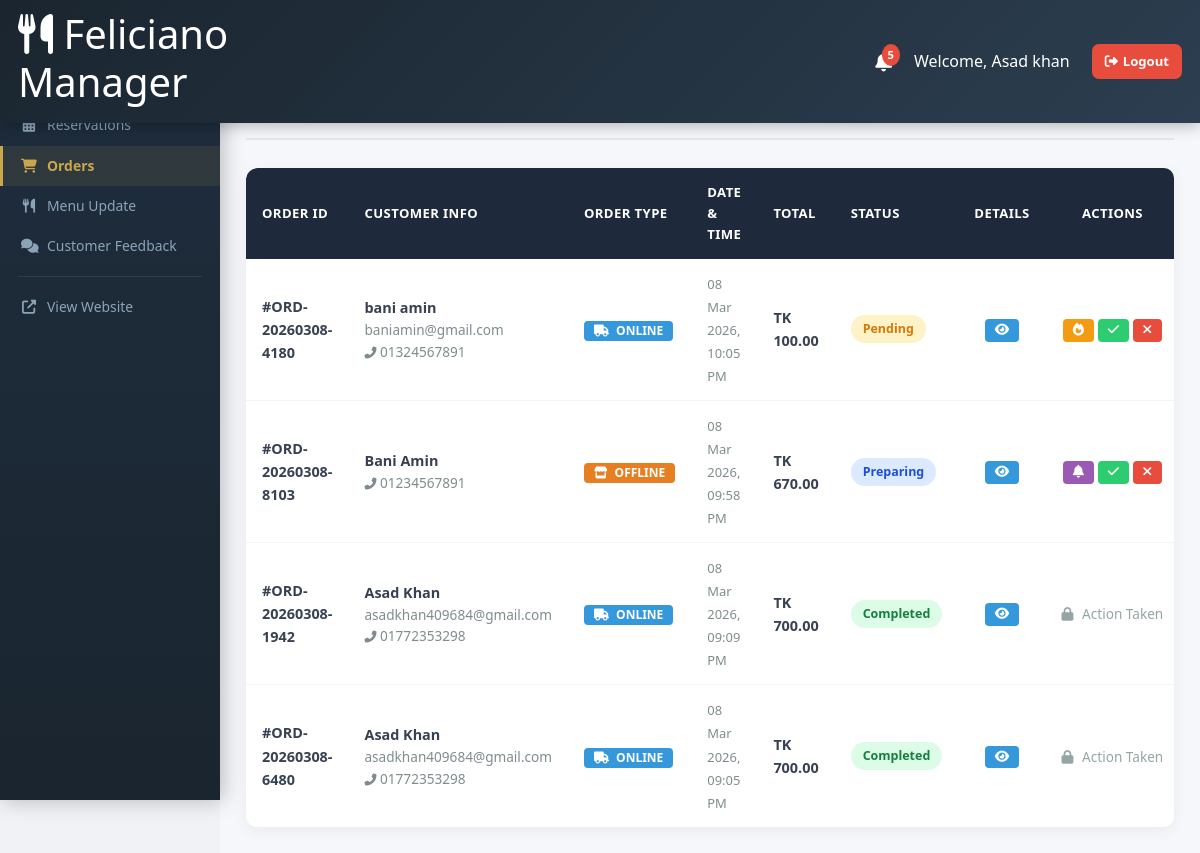
The page /manager/orders.php (signed in) on the database its author committed.
### tables this page shows
CREATE TABLE IF NOT EXISTS `orders` (
  `id` int(11) NOT NULL,
  `order_id` varchar(50) NOT NULL,
  `customer_id` int(11) DEFAULT NULL,
  `customer_name` varchar(100) DEFAULT NULL,
  `customer_email` varchar(100) DEFAULT NULL,
  `customer_phone` varchar(20) DEFAULT NULL,
  `order_type` enum('online','offline','walk-in') NOT NULL,
  `table_number` varchar(20) DEFAULT NULL,
  `delivery_address` text DEFAULT NULL,
  `delivery_time` datetime DEFAULT NULL,
  `special_instructions` text DEFAULT NULL,
  `branch_id` int(11) DEFAULT NULL,
  `subtotal` decimal(10,2) NOT NULL,
  `tax` decimal(10,2) DEFAULT 0.00,
  `total_amount` decimal(10,2) NOT NULL,
  `status` enum('pending','preparing','ready','completed','cancelled') DEFAULT 'pending',
  `payment_status` enum('pending','paid','failed') DEFAULT 'pending',
  `created_at` timestamp NOT NULL DEFAULT current_timestamp(),
  `updated_at` timestamp NOT NULL DEFAULT current_timestamp() ON UPDATE current_timestamp()
);

### manager/orders.php (the view, shortened to what this page needs)
<?php
require_once '../config/database.php';
$branch_id = $_SESSION['user_branch_id'] ?? null;
$role = $_SESSION['user_role'] ?? '';
if ($role === 'manager' && !empty($branch_id)) {
    $stmt = $conn->prepare("SELECT * FROM orders WHERE branch_id = ? ORDER BY created_at DESC LIMIT 50");
    $stmt->bind_param("i", $branch_id);
    $stmt->execute();
    $result = $stmt->get_result();
} else {
    $sql = "SELECT * FROM orders ORDER BY created_at DESC LIMIT 50";
    $result = $conn->query($sql);
}
include 'header.php';
?>
<section class="admin-section active">
    <div class="section-header">
        <h2>Order Management</h2>
    </div>
    <div class="orders-table-container team-table-container" style="background: white; border-radius: 10px; overflow-x: auto; box-shadow: 0 4px 15px rgba(0,0,0,0.05);">
        <table class="admin-table" style="width: 100%; border-collapse: collapse;">
            <thead>
                <tr>
                    <th>Order ID</th>
                    <th>Customer Info</th>
                    <th>Order Type</th>
                    <th>Date & Time</th>
                    <th>Total</th>
                    <th>Status</th>
                    <th style="width: 80px; text-align: center;">Details</th>
                    <th style="width: 200px; text-align: center;">Actions</th>
                </tr>
            </thead>
            <tbody>
                <?php if ($result && $result->num_rows > 0): ?>
                    <?php while ($order = $result->fetch_assoc()):
                        $db_id = $order['id'];
                        $items_stmt = $conn->prepare("SELECT menu_item_name, quantity, unit_price FROM order_items WHERE order_id = ?");
                        $items_stmt->bind_param("i", $db_id);
                        $items_stmt->execute();
                        $items_res = $items_stmt->get_result();
                        $items = [];
                        if ($items_res && $items_res->num_rows > 0) {
                            while ($item = $items_res->fetch_assoc()) {
                                $items[] = $item;
                            }
                        }
                        $order['items'] = $items;
                        $status = $order['status'];
                        $type = $order['order_type'] ?? 'online';
                    ?>
                        <tr>
                            <td><strong>#<?= htmlspecialchars($order['order_id']) ?></strong></td>
                            <td>
                                <div><strong><?= htmlspecialchars($order['customer_name'] ?: 'Guest') ?></strong></div>
                                <div style="font-size: 0.85rem; color: #7f8c8d;"><?= htmlspecialchars($order['customer_email']) ?></div>
                                <div style="font-size: 0.85rem; color: #7f8c8d;"><i class="fas fa-phone-alt" style="font-size: 0.75rem;"></i> <?= htmlspecialchars($order['customer_phone'] ?: 'No Phone') ?></div>
                            </td>
                            <td>
                                <span class="badge" style="background: <?= ($type === 'online') ? '#3498db' : '#e67e22' ?>; color: white; padding: 4px 10px; border-radius: 4px; font-size: 0.75rem; text-transform: uppercase;">
                                    <i class="fas <?= ($type === 'online') ? 'fa-truck' : 'fa-store' ?> me-1"></i> <?= $type ?>
                                </span>
                            </td>
                            <td>
                                <span style="font-size: 0.9em; color: #7f8c8d;"><?= date('d M Y, h:i A', strtotime($order['created_at'])) ?></span>
                            </td>
                            <td><strong>TK <?= number_format($order['total_amount'], 2) ?></strong></td>
                            <td>
                                <span class="status-badge status-<?= htmlspecialchars($status) ?>"><?= htmlspecialchars($status) ?></span>
                            </td>
                            <td style="width: 80px; text-align: center;">
                                <button type="button" class="action-btn" style="background:#3498db; color:white; border:none; padding: 5px 10px; border-radius: 4px; cursor:pointer;" title="View Details" onclick='viewOrderDetails(<?= htmlspecialchars(json_encode($order), ENT_QUOTES, "UTF-8") ?>)'>
                                    <i class="fas fa-eye"></i>
                                </button>
                            </td>
                            <td style="width: 200px; white-space: nowrap; text-align: center;">
                                <?php if ($status !== 'cancelled' && $status !== 'completed'): ?>
                                <form method="POST" class="d-inline" style="display: flex; gap: 8px; margin: 0; align-items: center; justify-content: center;">
                                    <?php if ($status === 'pending'): ?>
                                        <button type="submit" name="status" value="preparing" class="action-btn" style="background:#f39c12; color:white; border:none; padding: 5px 10px; border-radius: 4px; cursor:pointer;" title="Prepare" onclick="return confirm('Start preparing this order?');"><i class="fas fa-fire"></i></button>
                                    <?php endif; ?>
                                    <?php if ($status === 'preparing'): ?>
                                        <button type="submit" name="status" value="ready" class="action-btn" style="background:#9b59b6; color:white; border:none; padding: 5px 10px; border-radius: 4px; cursor:pointer;" title="Ready" onclick="return confirm('Mark order as ready?');"><i class="fas fa-bell"></i></button>
                                    <?php endif; ?>
                                    <?php if ($status === 'ready' || $status === 'preparing' || $status === 'pending'): ?>
                                        <button type="submit" name="status" value="completed" class="action-btn" style="background:#2ecc71; color:white; border:none; padding: 5px 10px; border-radius: 4px; cursor:pointer;" title="Complete" onclick="return confirm('Complete this order?');"><i class="fas fa-check"></i></button>
                                    <?php endif; ?>
                                    <button type="submit" name="status" value="cancelled" class="action-btn delete-btn" style="background:#e74c3c; color:white; border:none; padding: 5px 10px; border-radius: 4px; cursor:pointer;" title="Cancel" onclick="return confirm('Cancel this order?');"><i class="fas fa-times"></i></button>
                                </form>
                                <?php else: ?>
                                    <span style="color: #95a5a6; font-size: 0.85rem;"><i class="fas fa-lock" style="margin-right: 5px;"></i> Action Taken</span>
                                <?php endif; ?>
                            </td>
                        </tr>
                    <?php endwhile; ?>
                <?php else: ?>
                    <tr><td colspan="7" style="text-align: center; padding: 40px; color: #7f8c8d;">No Orders Found.</td></tr>
                <?php endif; ?>
            </tbody>
        </table>
    </div>
</section>
<?php include 'footer.php'; ?>

### admin/admin-styles.css (style rules this page uses)
* { margin: 0; padding: 0; box-sizing: border-box; font-family: 'Segoe UI', Tahoma, Geneva, Verdana, sans-serif }
body { background: #f0f2f5; color: #333; line-height: 1.6 }
.admin-section { display: none }
.admin-section.active { display: block }
.section-header { display: flex; justify-content: space-between; align-items: flex-start; margin-bottom: 28px; padding-bottom: 16px; border-bottom: 2px solid #e2e8f0; flex-wrap: wrap; gap: 12px }
.section-header h2 { color: #1e293b; font-size: 1.6rem; font-weight: 700 }
.action-btn { padding: 7px 13px; border: none; border-radius: 6px; cursor: pointer; font-size: .8rem; font-weight: 600; transition: .2s; display: inline-flex; align-items: center; gap: 5px }
.delete-btn { background: rgba(231, 76, 60, .1); color: #e74c3c; border: 1px solid rgba(231, 76, 60, .3) }
.admin-table { width: 100%; background: #fff; border-radius: 12px; overflow: hidden; box-shadow: 0 2px 12px rgba(0, 0, 0, .06); border-collapse: collapse }
.admin-table th { background: #1e293b; color: #fff; font-weight: 600; font-size: .82rem; text-transform: uppercase; letter-spacing: .4px; padding: 14px 16px; text-align: left }
.admin-table td { padding: 13px 16px; border-bottom: 1px solid #f1f5f9; vertical-align: middle; color: #374151; font-size: .9rem }
.admin-table tr:last-child td { border-bottom: none }
.menu-table-container, .customers-table-container, .reservations-table-container, .orders-table-container, .team-table-container { overflow-x: auto; border-radius: 12px }
.status-badge { padding: 4px 12px; border-radius: 20px; font-size: .78rem; font-weight: 700; text-transform: capitalize; display: inline-block }
.status-active, .status-confirmed, .status-completed { background: #dcfce7; color: #15803d }
.status-pending { background: #fef3c7; color: #d97706 }
.status-preparing, .status-reserved { background: #dbeafe; color: #1d4ed8 }

### rows shown on the page
orders: order "ORD-20260308-4180", customer_name "bani amin", customer_email "baniamin@gmail.com", customer_phone "01324567891", order_type "ONLINE", created_at "08 Mar 2026, 10:05 PM", total_amount "100.00", status "Pending"
orders: order "ORD-20260308-8103", customer_name "Bani Amin", customer_phone "01234567891", order_type "OFFLINE", created_at "08 Mar 2026, 09:58 PM", total_amount "670.00", status "Preparing"
orders: order "ORD-20260308-1942", customer_name "Asad Khan", customer_email "asadkhan409684@gmail.com", customer_phone "01772353298", order_type "ONLINE", created_at "08 Mar 2026, 09:09 PM", total_amount "700.00", status "Completed", shows "Action Taken"
orders: order "ORD-20260308-6480", customer_name "Asad Khan", customer_email "asadkhan409684@gmail.com", customer_phone "01772353298", order_type "ONLINE", created_at "08 Mar 2026, 09:05 PM", total_amount "700.00", status "Completed", shows "Action Taken"

### other values the page prints
$unread_count "5"
$_SESSION['user_name'] "Asad khan"
